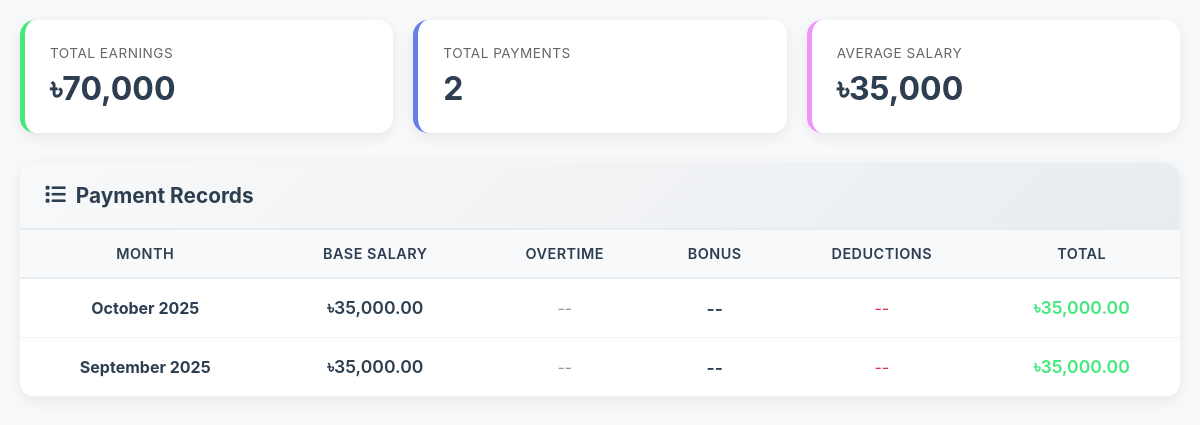
The page /chef/salary_history.php (signed in) on the database its author committed.
### tables this page shows
CREATE TABLE `staff_salaries` (
  `id` int(11) NOT NULL,
  `user_id` int(11) NOT NULL,
  `salary_month` date NOT NULL,
  `base_salary` decimal(10,2) NOT NULL,
  `overtime_hours` decimal(5,2) DEFAULT 0.00,
  `overtime_rate` decimal(8,2) DEFAULT 0.00,
  `bonus` decimal(10,2) DEFAULT 0.00,
  `deductions` decimal(10,2) DEFAULT 0.00,
  `total_salary` decimal(10,2) NOT NULL,
  `payment_status` enum('pending','paid','partial') DEFAULT 'pending',
  `payment_date` date DEFAULT NULL,
  `payment_method` enum('cash','bank_transfer','cheque') DEFAULT 'bank_transfer',
  `notes` text DEFAULT NULL,
  `created_by` int(11) NOT NULL,
  `created_at` timestamp NOT NULL DEFAULT current_timestamp(),
  `updated_at` timestamp NOT NULL DEFAULT current_timestamp() ON UPDATE current_timestamp()
);

### chef/salary_history.php (the view, shortened to what this page needs)
<?php
$database = new Database();
$db = $database->getConnection();
$salaries = [];
$total_earnings = 0;
try {
    $salary_query = "SELECT * FROM staff_salaries
                     WHERE user_id = :user_id
                     ORDER BY salary_month DESC";
    $salary_stmt = $db->prepare($salary_query);
    $salary_stmt->bindParam(':user_id', $_SESSION['user_id']);
    $salary_stmt->execute();
    $salaries = $salary_stmt->fetchAll(PDO::FETCH_ASSOC);
    foreach ($salaries as $salary) {
        $total_earnings += $salary['total_salary'];
    }
} catch (PDOException $e) {
    $salaries = [];
    $total_earnings = 0;
}
?>
<!DOCTYPE html>
<html lang="en">
<head>
    <link href="https://cdnjs.cloudflare.com/ajax/libs/font-awesome/6.0.0/css/all.min.css" rel="stylesheet">
</head>
<body>
    <div class="container">
        <div class="stats-grid">
            <div class="stat-card">
                <div class="stat-label">Total Earnings</div>
                <div class="stat-value">৳<?php echo number_format($total_earnings); ?></div>
            </div>
            <div class="stat-card" style="border-left-color: #667eea;">
                <div class="stat-label">Total Payments</div>
                <div class="stat-value"><?php echo count($salaries); ?></div>
            </div>
            <div class="stat-card" style="border-left-color: #f093fb;">
                <div class="stat-label">Average Salary</div>
                <div class="stat-value">৳<?php echo count($salaries) > 0 ? number_format($total_earnings / count($salaries)) : '0'; ?></div>
            </div>
        </div>
        <div class="salary-section">
            <div class="section-header">
                <h2><i class="fas fa-list"></i> Payment Records</h2>
            </div>
            <?php if (count($salaries) > 0): ?>
                <div class="table-wrapper">
                    <table class="salary-table">
                        <thead>
                            <tr>
                                <th>Month</th>
                                <th>Base Salary</th>
                                <th>Overtime</th>
                                <th>Bonus</th>
                                <th>Deductions</th>
                                <th>Total</th>
                            </tr>
                        </thead>
                        <tbody>
                            <?php foreach ($salaries as $record): ?>
                                <tr>
                                    <td>
                                        <strong><?php echo date('F Y', strtotime($record['salary_month'])); ?></strong>
                                    </td>
                                    <td class="amount">৳<?php echo number_format($record['base_salary'], 2); ?></td>
                                    <td>
                                        <?php if ($record['overtime_hours'] > 0): ?>
                                            <?php echo $record['overtime_hours']; ?> hrs × ৳<?php echo number_format($record['overtime_rate'], 2); ?>
                                            <br><small class="amount">= ৳<?php echo number_format($record['overtime_hours'] * $record['overtime_rate'], 2); ?></small>
                                        <?php else: ?>
                                            <span style="color: #999;">--</span>
                                        <?php endif; ?>
                                    </td>
                                    <td class="amount">
                                        <?php echo $record['bonus'] > 0 ? '৳' . number_format($record['bonus'], 2) : '--'; ?>
                                    </td>
                                    <td style="color: #dc3545;">
                                        <?php echo $record['deductions'] > 0 ? '-৳' . number_format($record['deductions'], 2) : '--'; ?>
                                    </td>
                                    <td>
                                        <strong class="amount" style="font-size: 1.1rem;">৳<?php echo number_format($record['total_salary'], 2); ?></strong>
                                    </td>
                                </tr>
                            <?php endforeach; ?>
                        </tbody>
                    </table>
                </div>
            <?php endif; ?>
        </div>
    </div>
</body>
</html>

### chef/salary_history.php (style rules this page uses)
* { margin: 0; padding: 0; box-sizing: border-box; font-family: -apple-system, BlinkMacSystemFont, 'Segoe UI', Roboto, sans-serif; }
body { background: #f8f9fa; padding: 20px; }
.container { max-width: 1200px; margin: 0 auto; }
.stats-grid { display: grid; grid-template-columns: repeat(auto-fit, minmax(200px, 1fr)); gap: 20px; margin-bottom: 30px; }
.stat-card { background: white; padding: 25px; border-radius: 15px; box-shadow: 0 4px 15px rgba(0,0,0,0.08); border-left: 5px solid #43e97b; }
.stat-label { font-size: 0.85rem; color: #666; text-transform: uppercase; letter-spacing: 0.5px; margin-bottom: 8px; }
.stat-value { font-size: 2rem; font-weight: bold; color: #2c3e50; }
.salary-section { background: white; border-radius: 15px; box-shadow: 0 4px 15px rgba(0,0,0,0.08); overflow: hidden; }
.section-header { background: linear-gradient(135deg, #f8f9fa 0%, #e9ecef 100%); padding: 20px 25px; border-bottom: 2px solid #e9ecef; }
.section-header h2 { margin: 0; color: #2c3e50; font-size: 1.3rem; display: flex; align-items: center; gap: 10px; }
.table-wrapper { overflow-x: auto; }
.salary-table { width: 100%; border-collapse: collapse; }
.salary-table thead { background: #f8f9fa; }
.salary-table th { padding: 15px; text-align: center; color: #2c3e50; font-weight: 600; font-size: 0.9rem; text-transform: uppercase; letter-spacing: 0.5px; border-bottom: 2px solid #e9ecef; white-space: nowrap; }
.salary-table td { padding: 18px 15px; border-bottom: 1px solid #f1f3f5; color: #2c3e50; text-align: center; }
.salary-table tbody tr { transition: all 0.3s ease; }
.amount { font-weight: 600; color: #43e97b; font-size: 1.1rem; }

### rows shown on the page
staff_salaries: salary_month "October 2025", base_salary "35,000.00", total_salary "35,000.00"
staff_salaries: salary_month "September 2025", base_salary "35,000.00", total_salary "35,000.00"

### other values the page prints
$total_earnings "70,000"
count($salaries) "2"
$total_earnings / count($salaries) "35,000"
